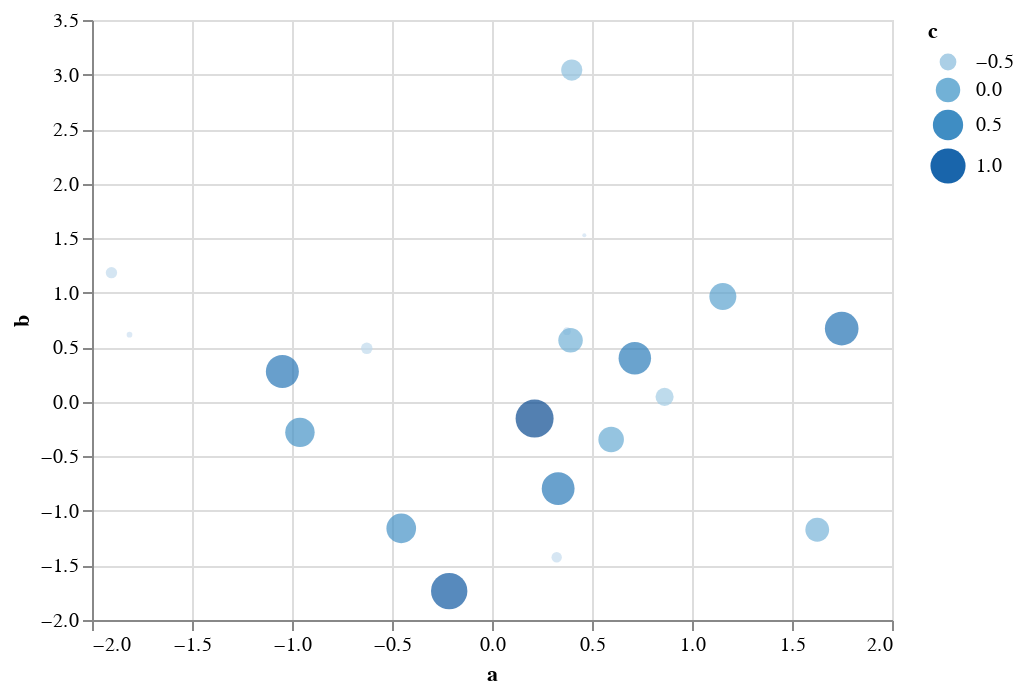

Notebook code for this chart:
### Code cell
c

### Figure 1 — Vega-Lite specification as saved in the notebook (floating-point values rounded to 4 significant figures)
{"config": {"view": {"continuousWidth": 400, "continuousHeight": 300}}, "data": {"name": "data-e32b7c254b6b9de932588533484509cf"}, "mark": "circle", "encoding": {"color": {"field": "c", "type": "quantitative"}, "size": {"field": "c", "type": "quantitative"}, "tooltip": [{"field": "a", "type": "quantitative"}, {"field": "b", "type": "quantitative"}, {"field": "c", "type": "quantitative"}], "x": {"field": "a", "type": "quantitative"}, "y": {"field": "b", "type": "quantitative"}}, "selection": {"selector001": {"type": "interval", "bind": "scales", "encodings": ["x", "y"]}}, "$schema": "https://vega.github.io/schema/vega-lite/v4.17.0.json", "datasets": {"data-e32b7c254b6b9de932588533484509cf": [{"a": -0.214, "b": -1.735, "c": 1.142}, {"a": 0.3989, "b": 3.041, "c": -0.2364}, {"a": 0.213, "b": -0.154, "c": 1.332}, {"a": 0.7142, "b": 0.3999, "c": 0.7203}, {"a": -1.048, "b": 0.2781, "c": 0.7761}, {"a": 1.626, "b": -1.173, "c": -0.05185}, {"a": 0.4615, "b": 1.526, "c": -0.919}, {"a": 0.5957, "b": -0.3449, "c": 0.08619}, {"a": 0.3749, "b": 0.6474, "c": -0.8501}, {"a": -1.903, "b": 1.184, "c": -0.7404}, {"a": 0.3307, "b": -0.7955, "c": 0.7548}, {"a": 0.3235, "b": -1.425, "c": -0.7742}, {"a": -0.6262, "b": 0.4904, "c": -0.7357}, {"a": -0.4538, "b": -1.16, "c": 0.4423}, {"a": 0.3927, "b": 0.5634, "c": 0.002498}, {"a": -1.813, "b": 0.6154, "c": -0.8934}, {"a": 1.749, "b": 0.6716, "c": 0.8399}, {"a": 1.154, "b": 0.9656, "c": 0.2047}, {"a": 0.8629, "b": 0.04563, "c": -0.4265}, {"a": -0.9603, "b": -0.28, "c": 0.422}]}}
